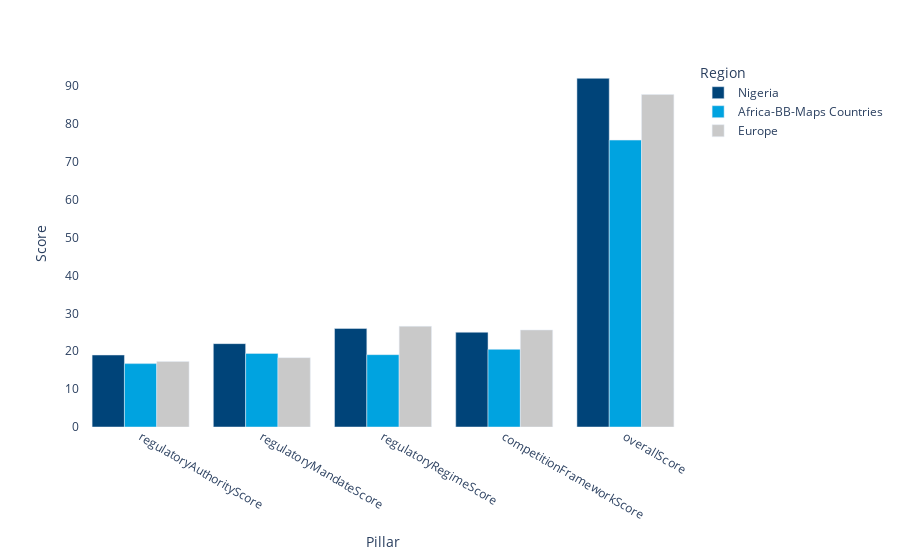

Write notebook code for a chart like this one.
### Markdown cell above
I personaly prefer Nigeria vs ABBMAPS vs Europe. (see following graph)

### Code cell
import plotly.express as px
import pandas as pd

regions = ["Nigeria", "Africa-BB-Maps Countries", "Europe"]
score_types = ["regulatoryAuthorityScore","regulatoryAuthorityScore","regulatoryAuthorityScore", 
               "regulatoryMandateScore", "regulatoryMandateScore","regulatoryMandateScore", 
               "regulatoryRegimeScore", "regulatoryRegimeScore", "regulatoryRegimeScore", 
               "competitionFrameworkScore", "competitionFrameworkScore", "competitionFrameworkScore",
               "overallScore","overallScore","overallScore"]

colors = ["#00a3e0", "#007cb9", "#33bdf2", "#66d6f8", "#b3ecfb"]
color_discrete_map = {
    "Nigeria": "#004479",  # NCC Blue
    "Africa-BB-Maps Countries": "#00a3e0",  # ITU Blue
    "Europe": "#c9c9c9"  # Very Light Blue
}


regulatoryAuthorityScore = [africa_bb_maps[africa_bb_maps["country"]=="Nigeria"]["regulatoryAuthorityScore"].values[0], africa_bb_maps["regulatoryAuthorityScore"].mean(), europe_countries["regulatoryAuthorityScore"].mean()]
regulatoryMandateScore = [africa_bb_maps[africa_bb_maps["country"]=="Nigeria"]["regulatoryMandateScore"].values[0], africa_bb_maps["regulatoryMandateScore"].mean(), europe_countries["regulatoryMandateScore"].mean()]
regulatoryRegimeScore = [africa_bb_maps[africa_bb_maps["country"]=="Nigeria"]["regulatoryRegimeScore"].values[0], africa_bb_maps["regulatoryRegimeScore"].mean(), europe_countries["regulatoryRegimeScore"].mean()]
competitionFrameworkScore = [africa_bb_maps[africa_bb_maps["country"]=="Nigeria"]["competitionFrameworkScore"].values[0], africa_bb_maps["competitionFrameworkScore"].mean(), europe_countries["competitionFrameworkScore"].mean()]
overallScore = [africa_bb_maps[africa_bb_maps["country"]=="Nigeria"]["overallScore"].values[0], africa_bb_maps["overallScore"].mean(), europe_countries["overallScore"].mean()]

df = pd.DataFrame({
    'Pillar': score_types,
    'Score': regulatoryAuthorityScore + regulatoryMandateScore + regulatoryRegimeScore + competitionFrameworkScore + overallScore,
    'Region' : regions * 5
})

# print(df)

fig = px.bar(df, x='Pillar', y='Score', color='Region', barmode='group', color_discrete_map=color_discrete_map)
fig.update_layout({
"plot_bgcolor": "rgba(0, 0, 0, 0)",
"paper_bgcolor": "rgba(0, 0, 0, 0)",
})
fig.show()

### Figure 1 — Plotly figure (JSON) as saved in the notebook; plotly's stock layout.template omitted (floating-point values rounded to 4 significant figures)
{"data": [{"alignmentgroup": "True", "hovertemplate": "Region=Nigeria<br>Pillar=%{x}<br>Score=%{y}<extra></extra>", "legendgroup": "Nigeria", "marker": {"color": "#004479", "pattern": {"shape": ""}}, "name": "Nigeria", "offsetgroup": "Nigeria", "orientation": "v", "showlegend": true, "textposition": "auto", "type": "bar", "x": ["regulatoryAuthorityScore", "regulatoryMandateScore", "regulatoryRegimeScore", "competitionFrameworkScore", "overallScore"], "xaxis": "x", "y": [19.0, 22.0, 26.0, 25.0, 92.0], "yaxis": "y"}, {"alignmentgroup": "True", "hovertemplate": "Region=Africa-BB-Maps Countries<br>Pillar=%{x}<br>Score=%{y}<extra></extra>", "legendgroup": "Africa-BB-Maps Countries", "marker": {"color": "#00a3e0", "pattern": {"shape": ""}}, "name": "Africa-BB-Maps Countries", "offsetgroup": "Africa-BB-Maps Countries", "orientation": "v", "showlegend": true, "textposition": "auto", "type": "bar", "x": ["regulatoryAuthorityScore", "regulatoryMandateScore", "regulatoryRegimeScore", "competitionFrameworkScore", "overallScore"], "xaxis": "x", "y": [16.73, 19.41, 19.09, 20.48, 75.71], "yaxis": "y"}, {"alignmentgroup": "True", "hovertemplate": "Region=Europe<br>Pillar=%{x}<br>Score=%{y}<extra></extra>", "legendgroup": "Europe", "marker": {"color": "#c9c9c9", "pattern": {"shape": ""}}, "name": "Europe", "offsetgroup": "Europe", "orientation": "v", "showlegend": true, "textposition": "auto", "type": "bar", "x": ["regulatoryAuthorityScore", "regulatoryMandateScore", "regulatoryRegimeScore", "competitionFrameworkScore", "overallScore"], "xaxis": "x", "y": [17.28, 18.29, 26.57, 25.6, 87.74], "yaxis": "y"}], "layout": {"barmode": "group", "legend": {"title": {"text": "Region"}, "tracegroupgap": 0}, "margin": {"t": 60}, "paper_bgcolor": "rgba(0, 0, 0, 0)", "plot_bgcolor": "rgba(0, 0, 0, 0)", "xaxis": {"anchor": "y", "domain": [0, 1], "title": {"text": "Pillar"}}, "yaxis": {"anchor": "x", "domain": [0, 1], "title": {"text": "Score"}}}}
